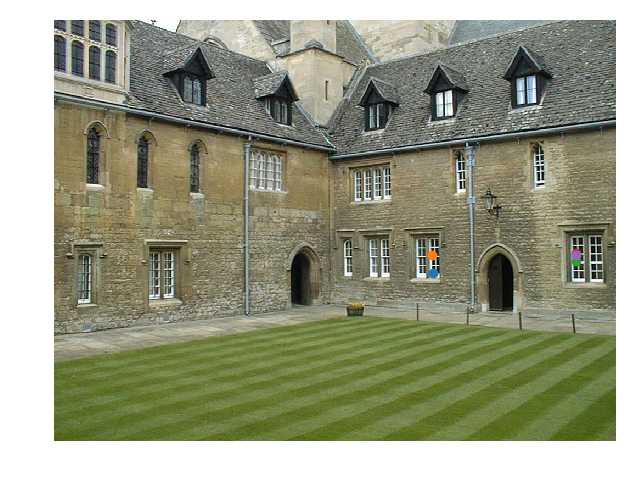
#> input picture homework6/Epipolar lines1.png, 640 x 480 px, given in place of img_0.jpg, which was not available
$ jupyter execute ch12.ipynb
#> lines starting #> are read from the running program, lines starting #| are printed output that depends on the picture; pictures that were not available may be replaced by others from this repository, and a replacement may not be noted
[cell 1]
from PIL import Image
from pylab import *
# import matplotlib.pyplot as pl
# read image to array
im = array(Image.open('data/img_0.jpg'))
#> im is the input picture: shape (480, 640, 3); mean R, G, B 152.5, 155.5, 132
# plot the image
imshow(im)
# some points
x = [100,100,400,400]
y = [200,500,200,500]
# plot the points with red star-markers
plot(x,y,'r*')
# line plot connecting the first two points
plot(x[:2],y[:2])
# add title and show the plot
title('Plotting: "img_0.jpg"')
show()
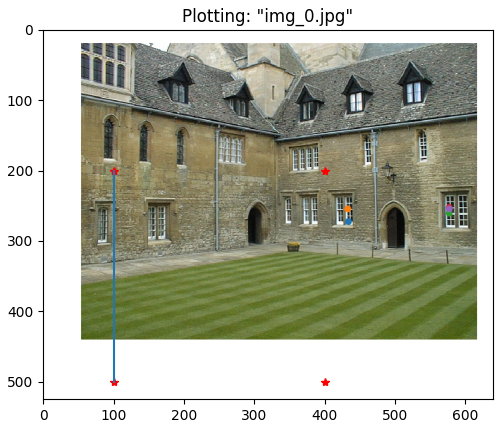
#> figure drawn by matplotlib, 1 panel
#plot(x,y) # default blue solid line
#plot(x,y,’r*’) # red star-markers
#plot(x,y,’go-’) # green line with circle-markers
#plot(x,y,’ks:’) # black dotted line with square-markers

[cell 2]
# read image to array
im = array(Image.open('data/img_0.jpg').convert('L'))
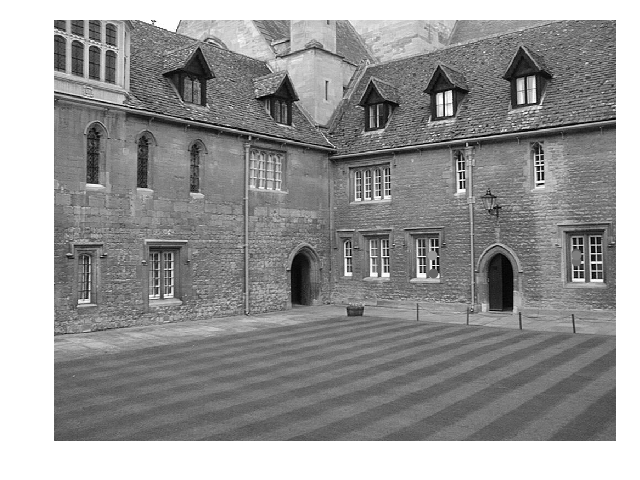
#> im: shape (480, 640); min 0, max 255, mean 151.9
# create a new figure
figure()
# don’t use colors
gray()
imshow(im)
figure()
# show contours with origin upper left corner
contour(im, origin='image')
axis('equal')
axis('off')
show()
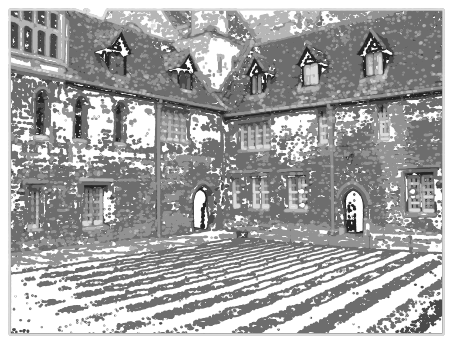
#> figure drawn by matplotlib, 1 panel

[cell 3]
figure()
hist(im.flatten(),128)
show()
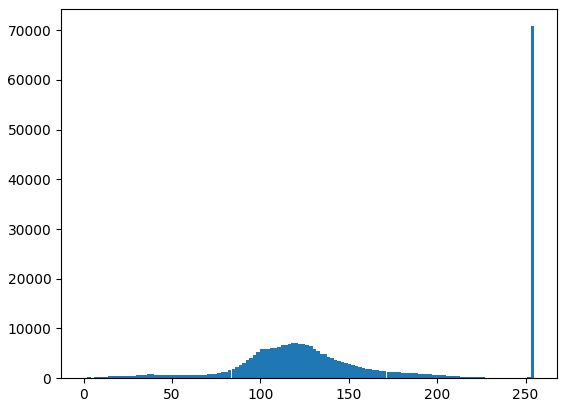
#> figure drawn by matplotlib, 1 panel; tallest bar 70823 high, from x = 253 to 255

$ run again, on homework6/view 1 with image points shown.png
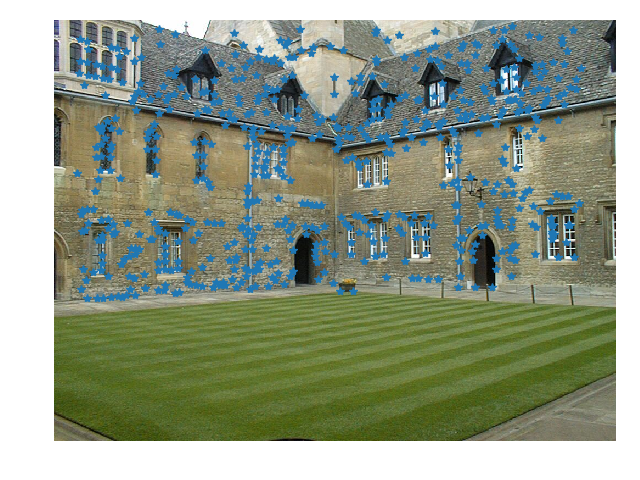
#> input picture homework6/view 1 with image points shown.png, 640 x 480 px, given in place of img_0.jpg, which was not available
#> im is the input picture: shape (480, 640, 3); mean R, G, B 143.8, 154.2, 135.1
#> `im = array(Image.open('data/img_0.jpg').convert('L'))`:
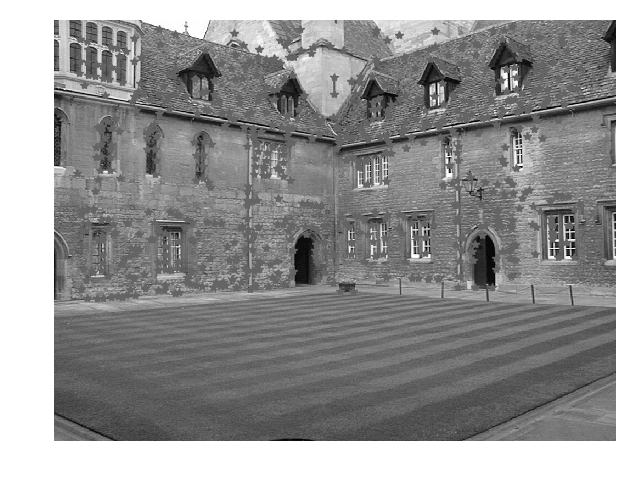
#> im: shape (480, 640); min 0, max 255, mean 148.9
#> `show()`:
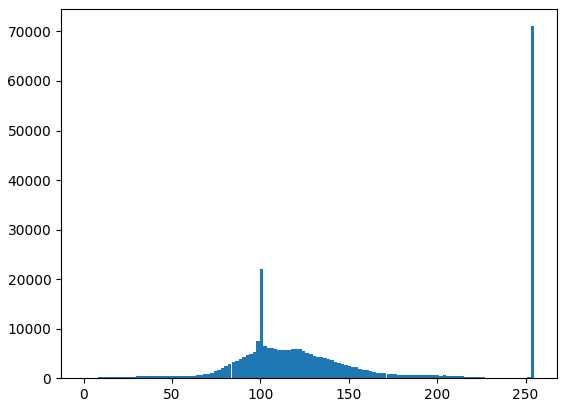
#> figure drawn by matplotlib, 1 panel; tallest bar 71055 high, from x = 253 to 255
